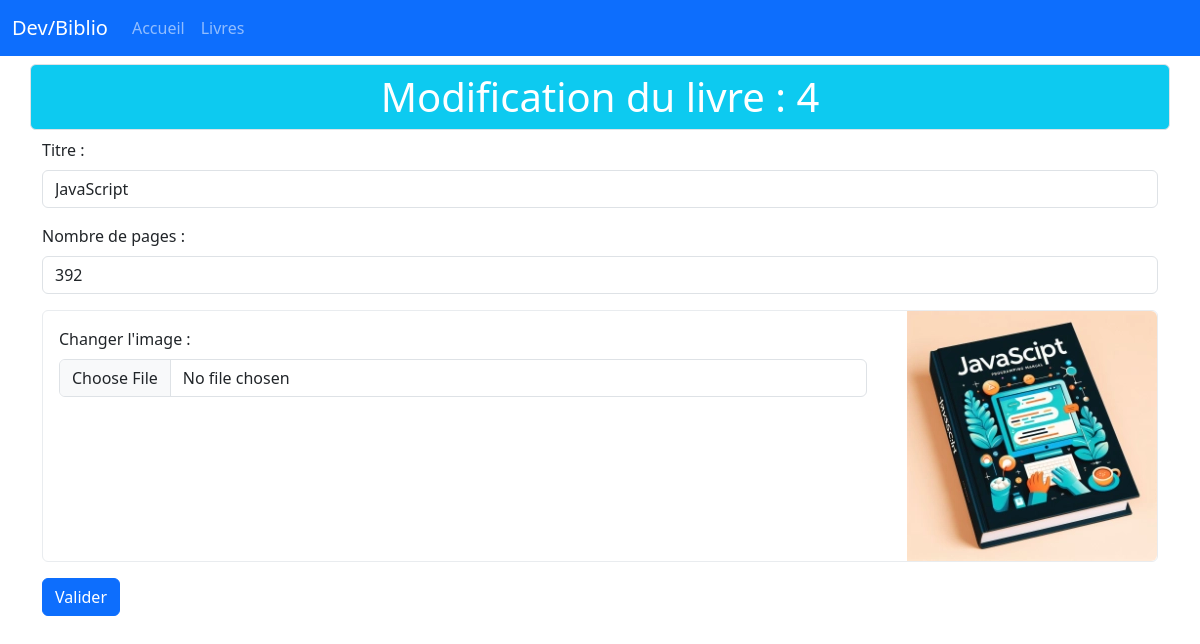
/livres/update/4, run on the app's committed database.
### tables this page shows
CREATE TABLE IF NOT EXISTS `livres` (
  `id` int NOT NULL AUTO_INCREMENT,
  `titre` varchar(150) NOT NULL,
  `nbPages` int NOT NULL,
  `image` varchar(150) NOT NULL,
  PRIMARY KEY (`id`)
);

### controllers/LivresController.controller.php (called while the page is built, shortened)
<?php
require_once "models/LivreManager.class.php";
class LivresController
{
    private LivreManager $livreManager;
    public function __construct()
    {
        $this->livreManager = new LivreManager;
        $this->livreManager->loadLivres();
    }
    public function updateLivre(int $id): void
    {
        $livre = $this->livreManager->getLivreById($id);
        require_once "views/updateLivre.view.php";
    }
}

### models/Livre.class.php (called while the page is built, shortened)
<?php
class Livre
{
    private int $id;
    private string $titre;
    private int $nbPages;
    private string $image;
    public function __construct(int $id, string $titre, int $nbPages, string $image)
    {
        $this->id = $id;
        $this->titre = $titre;
        $this->nbPages = $nbPages;
        $this->image = $image;
    }
    public function getId(): int
    {
        return $this->id;
    }
    public function getTitre(): string
    {
        return $this->titre;
    }
    public function getNbPages(): int
    {
        return $this->nbPages;
    }
    public function getImage(): string
    {
        return $this->image;
    }
}

### config/config.php (called while the page is built)
<?php
$config = [
    'database' => [
        'db_host' => 'localhost',
        'db_name' => 'tdb_biblio',
        'db_port' => '3306',
        'db_char' => 'utf8',
        'db_user' => 'root',
        'db_pass' => 'root'
    ]
];

### models/Model.class.php (called while the page is built, shortened)
<?php
abstract class Model
{
    private static ?PDO $pdo = null;
    private static function setBdd(): void
    {
        require_once 'config/config.php';
        $dsn = "mysql:host={$config['database']['db_host']};
                dbname={$config['database']['db_name']};
                charset={$config['database']['db_char']};
                port={$config['database']['db_port']}";
        self::$pdo = new PDO($dsn, $config['database']['db_user'], $config['database']['db_pass']);
        self::$pdo->setAttribute(PDO::ATTR_ERRMODE, PDO::ERRMODE_WARNING);
    }
    protected function getBdd(): PDO
    {
        return self::$pdo;
    }
}

### models/LivreManager.class.php (called while the page is built, shortened)
<?php
require_once "Model.class.php";
require_once "Livre.class.php";
class LivreManager extends Model
{
    private array $listeLivres = [];
    public function addLivre(Livre $livre): void
    {
        $this->listeLivres[] = $livre;
    }
    public function loadLivres(): void
    {
        $req = $this->getBdd()->prepare("SELECT * FROM livres");
        $req->execute();
        $livresDepuisBDD = $req->fetchAll(PDO::FETCH_ASSOC);
    }
    public function getLivreById(int $id): Livre
    {
        foreach ($this->listeLivres as $livre) {
            if ($livre->getId() === $id) {
                return $livre;
            }
        }
        throw new Exception("Le livre n'existe pas");
    }
}

### views/updateLivre.view.php (the view, shortened to what this page needs)
<div class="row">
    <form action="<?= URL ?>livres/updatevalid" method="post" enctype="multipart/form-data">
        <fieldset>
            <div class="mb-3">
                <label for="titre" class="form-label">Titre : </label>
                <input type="text" name="titre" value="<?= $livre->getTitre() ?>" id="titre" class="form-control">
            </div>
            <div class="mb-3">
                <label for="nbPages" class="form-label">Nombre de pages : </label>
                <input type="number" min="0" step="1" name="nbPages" value="<?= $livre->getNbPages() ?>" id="nbPages" class="form-control">
            </div>
            <div class="mb-3">
                <div class="card px-0 border border-light-subtle">
                    <div class="row flex-md-row-reverse">
                        <div class="col-auto">
                            <img src="<?= URL ?>/public/assets/images/<?= $livre->getImage() ?>" class="img-fluid rounded-end" alt="Couverture de <?= $livre->getTitre() ?>" />
                        </div>
                        <div class="col">
                            <div class="card-body">
                                <label for="image" class="form-label">Changer l'image : </label>
                                <input type="file" name="image" id="image" class="form-control">
                            </div>
                        </div>
                    </div>
                </div>
            </div>
            <button type="submit" class="btn btn-primary">Valider</button>
        </fieldset>
    </form>
</div>
<?php
$content = ob_get_clean();
$titre = "Modification du livre : {$livre->getId()}";
require_once "template.php";
?>

### views/template.php (shortened to what this page needs)
<!DOCTYPE html>
<html lang="en">
<head>
    <link href="https://cdn.jsdelivr.net/npm/bootstrap@5.3.3/dist/css/bootstrap.min.css" rel="stylesheet">
</head>
<body>
</body>
<head>
    <nav class="navbar navbar-expand-lg bg-primary" data-bs-theme="dark">
        <div class="container-fluid">
            <a class="navbar-brand" href="<?= URL ?>accueil">Dev/Biblio</a>
            <div class="collapse navbar-collapse" id="navbarColor01">
                <ul class="navbar-nav me-auto">
                    <li class="nav-item">
                        <a class="nav-link" href="<?= URL ?>accueil">Accueil</a>
                    </li>
                    <li class="nav-item">
                        <a class="nav-link" href="<?= URL ?>livres">Livres</a>
                    </li>
                </ul>
            </div>
        </div>
    </nav>
</head>
<main>
    <div class="container">
        <section>
            <div class="row">
                <h1 class="border rounded my-2 p-2 text-center text-white bg-info"><?= $titre ?></h1>
            </div>
            <?= $content ?>
        </section>
    </div>
</main>
</html>

### data on the page
livres: id "Modification du livre : 4", titre "JavaScript", nbPages "392", image (picture)
